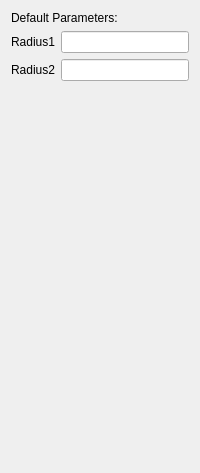
          <widget class="QWidget" name="torusPage">
           <layout class="QVBoxLayout" name="verticalLayout_24">
            <item>
             <widget class="QLabel" name="torusDefaultLabel">
              <property name="text">
               <string>Default Parameters:</string>
              </property>
             </widget>
            </item>
            <item>
             <layout class="QGridLayout" name="gridLayout_23">
              <item row="0" column="0">
               <widget class="QLabel" name="torusRadius1Label">
                <property name="text">
                 <string>Radius1</string>
                </property>
                <property name="alignment">
                 <set>Qt::AlignRight|Qt::AlignTrailing|Qt::AlignVCenter</set>
                </property>
               </widget>
              </item>
              <item row="0" column="1">
               <widget class="QLineEdit" name="torusRadius1Edit">
                <property name="placeholderText">
                 <string/>
                </property>
               </widget>
              </item>
              <item row="1" column="1">
               <widget class="QLineEdit" name="torusRadius2Edit"/>
              </item>
              <item row="1" column="0">
               <widget class="QLabel" name="torusRadius2Label">
                <property name="text">
                 <string>Radius2</string>
                </property>
                <property name="alignment">
                 <set>Qt::AlignRight|Qt::AlignTrailing|Qt::AlignVCenter</set>
                </property>
               </widget>
              </item>
             </layout>
            </item>
            <item>
             <spacer name="verticalSpacer_20">
              <property name="orientation">
               <enum>Qt::Vertical</enum>
              </property>
              <property name="sizeHint" stdset="0">
               <size>
                <width>20</width>
                <height>381</height>
               </size>
              </property>
             </spacer>
            </item>
           </layout>
          </widget>
